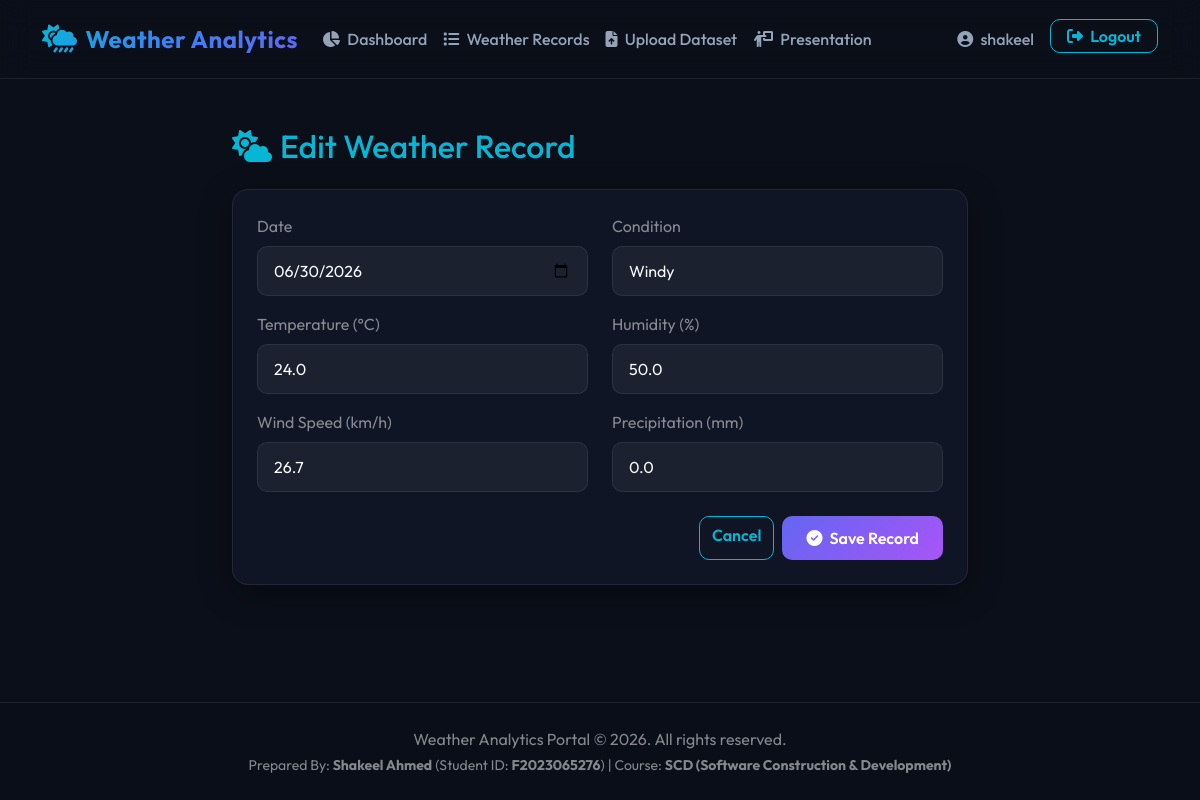
Screenshot of /records/30/edit/ (signed in) with the database file from the repository.
### analytics/models.py (models this page shows, shortened)
class WeatherRecord(models.Model):
    CONDITION_CHOICES = [
        ('Sunny', 'Sunny'),
        ('Rainy', 'Rainy'),
        ('Cloudy', 'Cloudy'),
        ('Snowy', 'Snowy'),
        ('Stormy', 'Stormy'),
        ('Windy', 'Windy'),
    ]
    date = models.DateField()
    time = models.TimeField(null=True, blank=True)
    city = models.CharField(max_length=100, default='New York')
    temperature = models.FloatField(help_text="Temperature in Celsius")
    humidity = models.FloatField(help_text="Humidity percentage")
    wind_speed = models.FloatField(help_text="Wind speed in km/h")
    precipitation = models.FloatField(help_text="Precipitation in mm")
    condition = models.CharField(max_length=50, choices=CONDITION_CHOICES)
    created_at = models.DateTimeField(auto_now_add=True)
    updated_at = models.DateTimeField(auto_now=True)
    class Meta:
        ordering = ['-date']
        unique_together = ('date', 'city')

### analytics/views.py (the view)
# urls.py: path('records/<int:pk>/edit/', views.record_update_view, name='record_edit'),
@login_required
def record_update_view(request, pk):
    record = get_object_or_404(WeatherRecord, pk=pk)
    if request.method == 'POST':
        form = WeatherRecordForm(request.POST, instance=record)
        if form.is_valid():
            form.save()
            messages.success(request, "Weather record updated successfully!")
            return redirect('record_list')
        else:
            messages.error(request, "Failed to update record. Please verify inputs.")
    else:
        form = WeatherRecordForm(instance=record)
    return render(request, 'analytics/record_form.html', {'form': form, 'title': 'Edit Weather Record'})

### analytics/forms.py
class WeatherRecordForm(forms.ModelForm):
    class Meta:
        model = WeatherRecord
        fields = ['date', 'city', 'temperature', 'humidity', 'wind_speed', 'precipitation', 'condition']
        widgets = {
            'date': forms.DateInput(attrs={'type': 'date', 'class': 'form-control form-control-custom'}),
            'city': forms.TextInput(attrs={'class': 'form-control form-control-custom'}),
            'temperature': forms.NumberInput(attrs={'class': 'form-control form-control-custom', 'step': '0.1', 'placeholder': 'e.g. 24.5'}),
            'humidity': forms.NumberInput(attrs={'class': 'form-control form-control-custom', 'step': '0.1', 'placeholder': 'e.g. 60'}),
            'wind_speed': forms.NumberInput(attrs={'class': 'form-control form-control-custom', 'step': '0.1', 'placeholder': 'e.g. 15.2'}),
            'precipitation': forms.NumberInput(attrs={'class': 'form-control form-control-custom', 'step': '0.1', 'placeholder': 'e.g. 0.0'}),
            'condition': forms.Select(attrs={'class': 'form-select form-control-custom'}),
        }

### templates/analytics/record_form.html (shortened to what this page needs)
{% extends 'base.html' %}
{% block content %}
<div class="row justify-content-center animate-fade-in">
    <div class="col-md-8">
        <h2 class="mb-4 text-cyan"><i class="fa-solid fa-cloud-sun me-2"></i>{{ title }}</h2>
        <div class="card glass-card p-4">
            <form method="post">
                <div class="row">
                    <div class="col-md-6 mb-3">
                        <label for="{{ form.date.id_for_label }}" class="form-label text-white-50">Date</label>
                        {{ form.date }}
                    </div>
                    <div class="col-md-6 mb-3">
                        <label for="{{ form.condition.id_for_label }}" class="form-label text-white-50">Condition</label>
                        {{ form.condition }}
                    </div>
                </div>
                <div class="row">
                    <div class="col-md-6 mb-3">
                        <label for="{{ form.temperature.id_for_label }}" class="form-label text-white-50">Temperature (°C)</label>
                        {{ form.temperature }}
                    </div>
                    <div class="col-md-6 mb-3">
                        <label for="{{ form.humidity.id_for_label }}" class="form-label text-white-50">Humidity (%)</label>
                        {{ form.humidity }}
                    </div>
                </div>
                <div class="row">
                    <div class="col-md-6 mb-4">
                        <label for="{{ form.wind_speed.id_for_label }}" class="form-label text-white-50">Wind Speed (km/h)</label>
                        {{ form.wind_speed }}
                    </div>
                    <div class="col-md-6 mb-4">
                        <label for="{{ form.precipitation.id_for_label }}" class="form-label text-white-50">Precipitation (mm)</label>
                        {{ form.precipitation }}
                    </div>
                </div>
                <div class="d-flex justify-content-end gap-2">
                    <a href="{% url 'record_list' %}" class="btn btn-outline-custom">
                        Cancel
                    </a>
                    <button type="submit" class="btn btn-grad">
                        <i class="fa-solid fa-circle-check me-1"></i> Save Record
                    </button>
                </div>
            </form>
        </div>
    </div>
</div>
{% endblock %}

### templates/base.html (shortened to what this page needs)
{% load static %}
<!DOCTYPE html>
<html lang="en">
<head>
    <link href="https://cdn.jsdelivr.net/npm/bootstrap@5.3.2/dist/css/bootstrap.min.css" rel="stylesheet">
    <link rel="stylesheet" href="https://cdnjs.cloudflare.com/ajax/libs/font-awesome/6.4.2/css/all.min.css">
    <link rel="stylesheet" href="{% static 'css/style.css' %}">
</head>
<body>
    <nav class="navbar navbar-expand-lg navbar-dark navbar-custom py-3">
        <div class="container">
            <a class="navbar-brand d-flex align-items-center" href="{% url 'dashboard' %}">
                <i class="fa-solid fa-cloud-sun-rain me-2 fs-3 text-cyan"></i>
                <span class="fs-4">Weather Analytics</span>
            </a>
            <div class="collapse navbar-collapse" id="navbarNav">
                <ul class="navbar-nav me-auto">
                    {% if user.is_authenticated %}
                    <li class="nav-item">
                        <a class="nav-link {% if request.resolver_match.url_name == 'dashboard' %}active{% endif %}" href="{% url 'dashboard' %}">
                            <i class="fa-solid fa-chart-pie me-1"></i> Dashboard
                        </a>
                    </li>
                    <li class="nav-item">
                        <a class="nav-link {% if request.resolver_match.url_name == 'record_list' %}active{% endif %}" href="{% url 'record_list' %}">
                            <i class="fa-solid fa-list me-1"></i> Weather Records
                        </a>
                    </li>
                    <li class="nav-item">
                        <a class="nav-link {% if request.resolver_match.url_name == 'upload_csv' %}active{% endif %}" href="{% url 'upload_csv' %}">
                            <i class="fa-solid fa-file-upload me-1"></i> Upload Dataset
                        </a>
                    </li>
                    <li class="nav-item">
                        <a class="nav-link {% if request.resolver_match.url_name == 'presentation' %}active{% endif %}" href="{% url 'presentation' %}">
                            <i class="fa-solid fa-person-chalkboard me-1"></i> Presentation
                        </a>
                    </li>
                    {% endif %}
                </ul>
                <ul class="navbar-nav">
                    {% if user.is_authenticated %}
                    <li class="nav-item">
                        <a class="nav-link {% if request.resolver_match.url_name == 'profile' %}active{% endif %}" href="{% url 'profile' %}">
                            <i class="fa-solid fa-user-circle me-1"></i> {{ user.username }}
                        </a>
                    </li>
                    <li class="nav-item ms-lg-2">
                        <form method="post" action="{% url 'logout' %}" class="d-inline">
                            <button type="submit" class="btn btn-outline-custom py-1 px-3">
                                <i class="fa-solid fa-sign-out-alt me-1"></i> Logout
                            </button>
                        </form>
                    </li>
                    {% endif %}
                </ul>
            </div>
        </div>
    </nav>
    <div class="container my-5 flex-grow-1">
        {% block content %}{% endblock %}
    </div>
    <footer class="py-4 mt-auto" style="background: rgba(11, 15, 25, 0.9); border-top: 1px solid var(--glass-border);">
        <div class="container text-center">
            <p class="mb-1 text-white-50">Weather Analytics Portal &copy; 2026. All rights reserved.</p>
            <p class="mb-0 text-white-50 small">
                Prepared By: <strong>Shakeel Ahmed</strong> (Student ID: <strong>F2023065276</strong>) | Course: <strong>SCD (Software Construction & Development)</strong>
            </p>
        </div>
    </footer>
</body>
</html>

### static/css/style.css (style rules this page uses)
:root { --bg-primary: #0b0f19; --bg-secondary: #131a2c; --text-primary: #f8fafc; --text-secondary: #94a3b8; --accent-blue: #3b82f6; --accent-indigo: #6366f1; --accent-purple: #a855f7; --accent-cyan: #06b6d4; --glass-bg: rgba(19, 26, 44, 0.65); --glass-border: rgba(255, 255, 255, 0.08); --card-shadow: 0 8px 32px 0 rgba(0, 0, 0, 0.37); --transition-smooth: all 0.3s cubic-bezier(0.4, 0, 0.2, 1); }
.text-cyan { color: var(--accent-cyan) !important; }
body { background-color: var(--bg-primary); color: var(--text-primary); font-family: 'Outfit', sans-serif; min-height: 100vh; display: flex; flex-direction: column; overflow-x: hidden; }
.glass-card { background: var(--glass-bg); backdrop-filter: blur(12px); -webkit-backdrop-filter: blur(12px); border: 1px solid var(--glass-border); border-radius: 16px; box-shadow: var(--card-shadow); transition: var(--transition-smooth); }
.navbar-custom { background: rgba(11, 15, 25, 0.8) !important; backdrop-filter: blur(16px); -webkit-backdrop-filter: blur(16px); border-bottom: 1px solid var(--glass-border); }
.navbar-brand { font-weight: 700; letter-spacing: 0.5px; background: linear-gradient(135deg, var(--accent-cyan), var(--accent-blue), var(--accent-indigo)); -webkit-background-clip: text; -webkit-text-fill-color: transparent; }
.nav-link { color: var(--text-secondary) !important; font-weight: 500; transition: var(--transition-smooth); }
.btn-grad { background: linear-gradient(135deg, var(--accent-indigo) 0%, var(--accent-purple) 100%); border: none; color: #fff; font-weight: 600; border-radius: 10px; padding: 10px 24px; transition: var(--transition-smooth); }
.btn-outline-custom { border: 1px solid var(--accent-cyan); color: var(--accent-cyan); background: transparent; border-radius: 10px; font-weight: 600; transition: var(--transition-smooth); }
.form-control-custom { background: rgba(255, 255, 255, 0.05); border: 1px solid var(--glass-border); color: var(--text-primary); border-radius: 10px; padding: 12px 16px; transition: var(--transition-smooth); }
.animate-fade-in { animation: fadeIn 0.6s ease forwards; }

### rows the page displays
WeatherRecord: date "06/30/2026", condition "Windy", temperature "24.0", humidity "50.0", wind_speed "26.7", precipitation "0.0"

### other values shown
{{ user.username }} "shakeel"
{{ title }} "Edit Weather Record"
